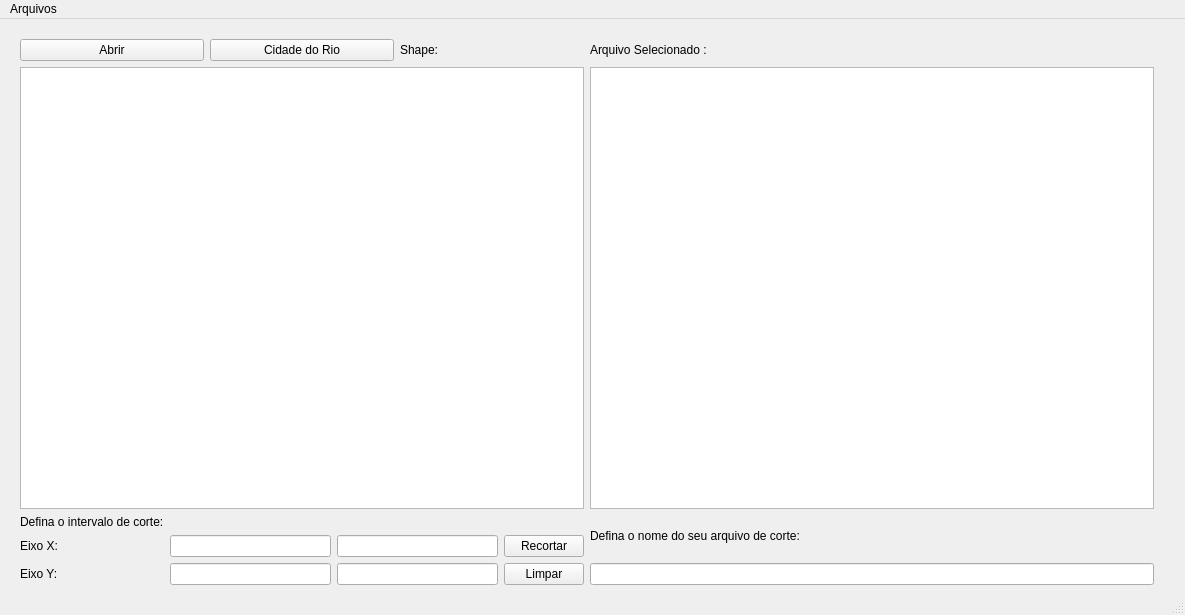
<?xml version="1.0" encoding="UTF-8"?>
<ui version="4.0">
 <class>MainWindow</class>
 <widget class="QMainWindow" name="MainWindow">
  <property name="geometry">
   <rect>
    <x>0</x>
    <y>0</y>
    <width>1185</width>
    <height>615</height>
   </rect>
  </property>
  <property name="windowTitle">
   <string>Visualizador de Arquivos  .TIF</string>
  </property>
  <widget class="QWidget" name="centralwidget">
   <widget class="QLabel" name="label_7">
    <property name="geometry">
     <rect>
      <x>220</x>
      <y>720</y>
      <width>231</width>
      <height>16</height>
     </rect>
    </property>
    <property name="text">
     <string/>
    </property>
   </widget>
   <widget class="QWidget" name="gridLayoutWidget">
    <property name="geometry">
     <rect>
      <x>20</x>
      <y>20</y>
      <width>1134</width>
      <height>546</height>
     </rect>
    </property>
    <layout class="QGridLayout" name="Layout_Principal">
     <item row="2" column="0">
      <layout class="QGridLayout" name="gridLayout_2">
       <item row="2" column="0">
        <widget class="QLabel" name="label_2">
         <property name="text">
          <string>Eixo Y:</string>
         </property>
        </widget>
       </item>
       <item row="1" column="1">
        <widget class="QLineEdit" name="intervalo_x_inicio"/>
       </item>
       <item row="2" column="3">
        <widget class="QPushButton" name="botao_limpar">
         <property name="text">
          <string>Limpar</string>
         </property>
        </widget>
       </item>
       <item row="1" column="2">
        <widget class="QLineEdit" name="intervalo_x_final"/>
       </item>
       <item row="2" column="2">
        <widget class="QLineEdit" name="intervalo_y_final"/>
       </item>
       <item row="1" column="3">
        <widget class="QPushButton" name="botao_recorte">
         <property name="text">
          <string>Recortar</string>
         </property>
        </widget>
       </item>
       <item row="2" column="1">
        <widget class="QLineEdit" name="intervalo_y_inicio"/>
       </item>
       <item row="1" column="0">
        <widget class="QLabel" name="label">
         <property name="text">
          <string>Eixo X:</string>
         </property>
        </widget>
       </item>
       <item row="0" column="0">
        <widget class="QLabel" name="label_corte">
         <property name="text">
          <string>Defina o intervalo de corte:</string>
         </property>
        </widget>
       </item>
      </layout>
     </item>
     <item row="2" column="1">
      <layout class="QVBoxLayout" name="verticalLayout">
       <item>
        <widget class="QLabel" name="label_3">
         <property name="text">
          <string>Defina o nome do seu arquivo de corte:</string>
         </property>
        </widget>
       </item>
       <item>
        <widget class="QLineEdit" name="nome_arquivo_corte"/>
       </item>
      </layout>
     </item>
     <item row="0" column="1">
      <widget class="QLabel" name="label_nomeArquivo">
       <property name="text">
        <string>Arquivo Selecionado :</string>
       </property>
      </widget>
     </item>
     <item row="1" column="0">
      <widget class="QGraphicsView" name="frame_exibicao_elevacao"/>
     </item>
     <item row="1" column="1">
      <widget class="QGraphicsView" name="frame_exibicao_gradiente"/>
     </item>
     <item row="0" column="0">
      <layout class="QGridLayout" name="gridLayout_3">
       <item row="0" column="0">
        <widget class="QPushButton" name="botao_abrir_arquivo">
         <property name="text">
          <string>Abrir</string>
         </property>
        </widget>
       </item>
       <item row="0" column="1">
        <widget class="QPushButton" name="botao_mapa_rio">
         <property name="text">
          <string>Cidade do Rio</string>
         </property>
        </widget>
       </item>
       <item row="0" column="2">
        <widget class="QLabel" name="label_shape">
         <property name="text">
          <string>Shape: </string>
         </property>
        </widget>
       </item>
      </layout>
     </item>
    </layout>
   </widget>
  </widget>
  <widget class="QMenuBar" name="menubar">
   <property name="geometry">
    <rect>
     <x>0</x>
     <y>0</y>
     <width>1185</width>
     <height>21</height>
    </rect>
   </property>
   <widget class="QMenu" name="menuArquivos">
    <property name="title">
     <string>Arquivos</string>
    </property>
   </widget>
   <addaction name="menuArquivos"/>
  </widget>
  <widget class="QStatusBar" name="statusbar"/>
  <action name="actionOpen">
   <property name="text">
    <string>Open</string>
   </property>
  </action>
 </widget>
 <resources>
  <include location="../../../../.designer/backup/Imagens Interface/mapa_rio.qrc"/>
 </resources>
 <connections>
  <connection>
   <sender>botao_limpar</sender>
   <signal>clicked()</signal>
   <receiver>intervalo_x_final</receiver>
   <slot>clear()</slot>
   <hints>
    <hint type="sourcelabel">
     <x>582</x>
     <y>584</y>
    </hint>
    <hint type="destinationlabel">
     <x>501</x>
     <y>553</y>
    </hint>
   </hints>
  </connection>
  <connection>
   <sender>botao_abrir_arquivo</sender>
   <signal>clicked()</signal>
   <receiver>MainWindow</receiver>
   <slot>ler_arquivo()</slot>
   <hints>
    <hint type="sourcelabel">
     <x>30</x>
     <y>65</y>
    </hint>
    <hint type="destinationlabel">
     <x>56</x>
     <y>122</y>
    </hint>
   </hints>
  </connection>
  <connection>
   <sender>botao_limpar</sender>
   <signal>clicked()</signal>
   <receiver>intervalo_y_inicio</receiver>
   <slot>clear()</slot>
   <hints>
    <hint type="sourcelabel">
     <x>582</x>
     <y>584</y>
    </hint>
    <hint type="destinationlabel">
     <x>327</x>
     <y>582</y>
    </hint>
   </hints>
  </connection>
  <connection>
   <sender>botao_limpar</sender>
   <signal>clicked()</signal>
   <receiver>intervalo_y_final</receiver>
   <slot>clear()</slot>
   <hints>
    <hint type="sourcelabel">
     <x>582</x>
     <y>584</y>
    </hint>
    <hint type="destinationlabel">
     <x>501</x>
     <y>582</y>
    </hint>
   </hints>
  </connection>
  <connection>
   <sender>botao_recorte</sender>
   <signal>clicked()</signal>
   <receiver>MainWindow</receiver>
   <slot>corta_tif()</slot>
   <hints>
    <hint type="sourcelabel">
     <x>582</x>
     <y>555</y>
    </hint>
    <hint type="destinationlabel">
     <x>376</x>
     <y>545</y>
    </hint>
   </hints>
  </connection>
  <connection>
   <sender>botao_limpar</sender>
   <signal>clicked()</signal>
   <receiver>intervalo_x_inicio</receiver>
   <slot>clear()</slot>
   <hints>
    <hint type="sourcelabel">
     <x>582</x>
     <y>584</y>
    </hint>
    <hint type="destinationlabel">
     <x>327</x>
     <y>553</y>
    </hint>
   </hints>
  </connection>
  <connection>
   <sender>botao_limpar</sender>
   <signal>clicked()</signal>
   <receiver>MainWindow</receiver>
   <slot>volta_tif()</slot>
   <hints>
    <hint type="sourcelabel">
     <x>582</x>
     <y>584</y>
    </hint>
    <hint type="destinationlabel">
     <x>715</x>
     <y>545</y>
    </hint>
   </hints>
  </connection>
  <connection>
   <sender>botao_limpar</sender>
   <signal>clicked()</signal>
   <receiver>nome_arquivo_corte</receiver>
   <slot>clear()</slot>
   <hints>
    <hint type="sourcelabel">
     <x>582</x>
     <y>584</y>
    </hint>
    <hint type="destinationlabel">
     <x>1151</x>
     <y>584</y>
    </hint>
   </hints>
  </connection>
  <connection>
   <sender>botao_mapa_rio</sender>
   <signal>clicked()</signal>
   <receiver>MainWindow</receiver>
   <slot>abrir_janela_rio()</slot>
   <hints>
    <hint type="sourcelabel">
     <x>350</x>
     <y>57</y>
    </hint>
    <hint type="destinationlabel">
     <x>472</x>
     <y>31</y>
    </hint>
   </hints>
  </connection>
 </connections>
 <slots>
  <slot>abrir_arquivo()</slot>
  <slot>slot1()</slot>
  <slot>corta_tif()</slot>
  <slot>ler_arquivo()</slot>
  <slot>volta_tif()</slot>
  <slot>gera_gradiente()</slot>
  <slot>mostra_lista()</slot>
  <slot>ler_regiao_selecionada()</slot>
  <slot>slot2()</slot>
  <slot>mostra_mapinhas()</slot>
  <slot>ler_mapinha_selecionado()</slot>
  <slot>mostra_mapa()</slot>
  <slot>botao_clicado_regiao()</slot>
  <slot>abrir_janela_rio()</slot>
 </slots>
</ui>
